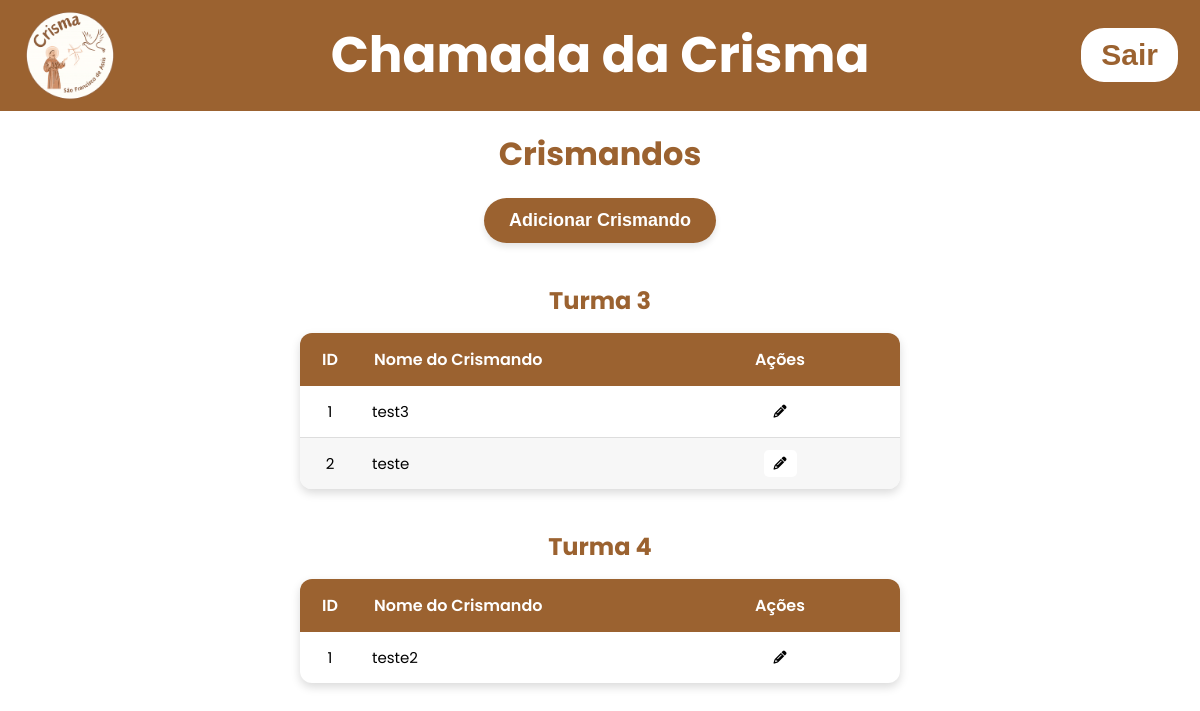
Before: /listcrismandos (signed in) with the older database file.
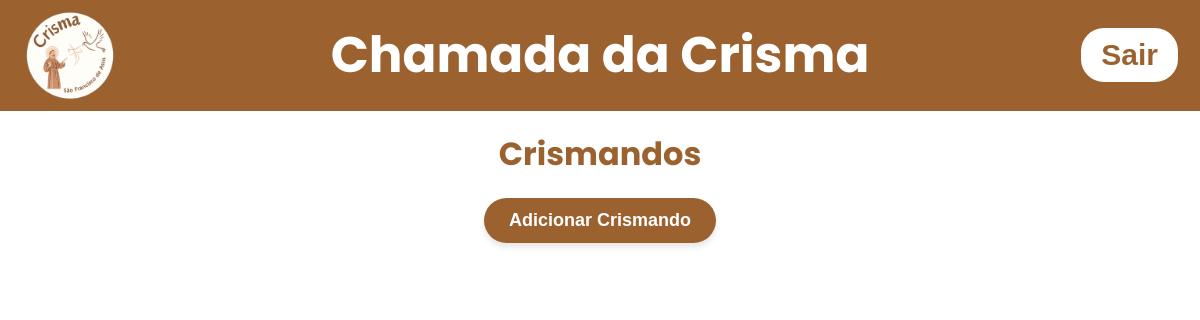
After: the same page with the newer database file.
### tables this page shows
CREATE TABLE turmas (
    id INTEGER PRIMARY KEY AUTOINCREMENT,
    turma_name TEXT NOT NULL UNIQUE                            
);

CREATE TABLE crismandos (
    id INTEGER PRIMARY KEY AUTOINCREMENT,
    name TEXT UNIQUE NOT NULL,
    turma_id INTEGER NOT NULL,    
    created_at TEXT DEFAULT CURRENT_TIMESTAMP,
    FOREIGN KEY (turma_id) REFERENCES turmas(id)    
);

### app.py (the view)
@app.get("/listcrismandos")
def list_crismandos():
    msg = request.args.get('msg')
    if not 'admin' in session:
        return render_template('index.html')
    else:
        with get_conn() as conn:
            cur = conn.cursor()
            cur.execute("SELECT id, turma_name FROM turmas ORDER BY turma_name")
            turmas = cur.fetchall()
            cur.execute("SELECT id, name, turma_id FROM crismandos ORDER BY name")
            crismandos = cur.fetchall()
            return render_template('crismandos.html', turmas = turmas, msgcrismandos =msg, crismandos = crismandos)

### app.py (called while the page is built)
def get_conn():
    conn = sqlite3.connect("data/dataBase.db")
    conn.row_factory = sqlite3.Row
    return conn

### templates/crismandos.html (shortened to what this page needs)
<!DOCTYPE html>
<html lang="pt-br">
  <head>
    <link
      rel="stylesheet"
      href="{{url_for('static', filename='css/styleconfigadmin.css')}}"
    />
    <link
      rel="stylesheet"
      href="{{url_for('static', filename='css/stylecrismandos.css')}}"
    />
    <link rel="stylesheet" href="https://cdnjs.cloudflare.com/ajax/libs/font-awesome/6.5.0/css/all.min.css">
  </head>
  <body>
    <header>
      <div class="header-left">
        <img
          src="{{url_for('static', filename='images/logocrismamaior.png')}}"
          alt="Logo da crisma"
          class="logo"
        />
        <h1 class="title-center" onclick="window.location.href='/homepage'">
          Chamada da Crisma
        </h1>
      </div>
      <form action="{{url_for('logout_user')}}" method="post">
        <button class="button-logout">Sair</button>
      </form>
    </header>
<main>
<div id="container-principal">
    <h1>Crismandos</h1>
    <button onclick="OpenModalEditCrismandos()">Adicionar Crismando</button>
    {% for turma in turmas%}
        <h2 class="turma-titulo">{{ turma.turma_name }}</h2>
        <table class="tabela-crismandos">
            <thead>
                <tr>
                    <th>ID</th>
                    <th>Nome do Crismando</th>
                    <th>Ações</th>
                </tr>
            </thead>
            <tbody>
            {% set counter = [0] %}
                {%for crismando in crismandos | sort(attribute='name')%}
                    {% if crismando.turma_id == turma.id %}
                        <tr>
                            <td>{{counter[0]}}</td>
                            <td>{{crismando.name}}</td>
                            <td>
                                <button onclick="OpenEditCrismandos({{crismando.id}})"><i class="fas fa-pencil-alt"></i></button>
                            </td>
                        </tr>
                    {%endif%}
                {%endfor%}
            </tbody>
        </table>
    {% endfor %}
    </main>
  </body>
</html>

### static/css/styleconfigadmin.css (style rules this page uses)
body { margin: 50px 0px; background-color: #ffffff; font-family: 'Poppins', sans-serif; padding-top: 80px; }
* { margin: 0; padding: 0; box-sizing: border-box; }
:root { --marrom-logo: #9B6230; }
header { background-color: var(--marrom-logo); color: white; padding: 10px 20px; display: flex; align-items: center; justify-content: space-between; position: fixed; top: 0; left: 0; right: 0; z-index: 1000; }
.header-left { display: flex; align-items: center; }
.header-left img { width: 100px; height: auto; margin-bottom: 0; }
.title-center { position: absolute; left: 50%; transform: translateX(-50%); font-size: 50px; font-weight: bold; background: none; border: none; color: white; cursor: pointer; }
.button-logout { background-color: white; color: var(--marrom-logo); border-radius: 25px; padding: 10px 20px; border-style: solid; border-color: #9B6230; font-size: 30px; font-weight: 600; }

### static/css/stylecrismandos.css (style rules this page uses)
:root { --marrom-logo: #9B6230; }
#container-principal h1 { text-align: center; font-size: 32px; color: var(--marrom-logo); margin-bottom: 20px; }
#container-principal > button { display: block; margin: 0 auto 30px auto; background-color: var(--marrom-logo); color: white; border: none; border-radius: 25px; padding: 12px 25px; font-size: 18px; font-weight: 600; cursor: pointer; transition: background-color 0.3s, transform 0.3s; box-shadow: 0 4px 6px rgba(0, 0, 0, 0.1); }

Changed rows visible on the page:
removed turmas: turma_name "Turma 3"
removed crismandos: counter "1", name "test3", shown under "Turma 3"
removed crismandos: counter "2", name "teste", shown under "Turma 3"
removed turmas: turma_name "Turma 4"
removed crismandos: counter "1", name "teste2", shown under "Turma 4"
